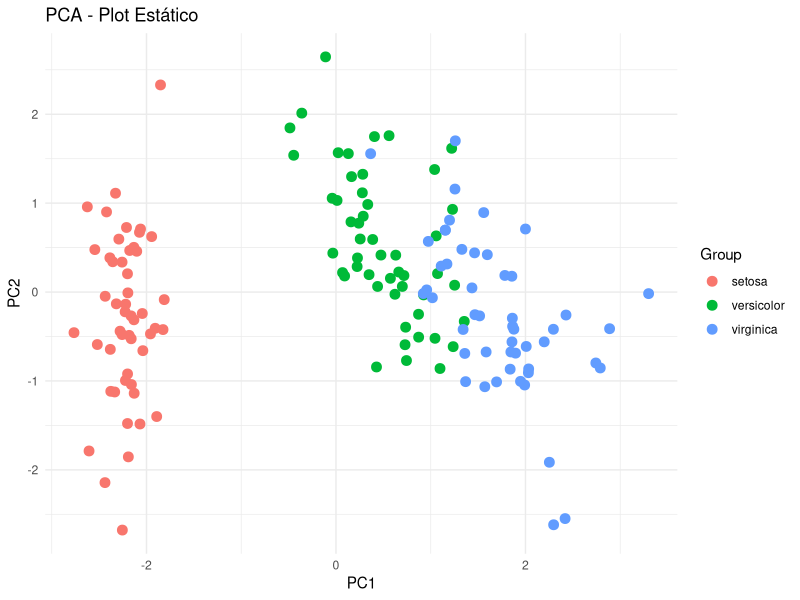

Recreate this plot in R.
library(ggplot2)
library(dplyr)

impute_missing <- function(data){
  data_imputed <- data
  for (i in 1:ncol(data)){
    if (is.numeric(data[[i]])){
      data_imputed[[i]][is.na(data_imputed[[i]])] <- mean(data_imputed[[i]], na.rm = TRUE)
    }
  }
  return(data_imputed)
}

run_pca_manual <- function(data, scale_data = TRUE) {
  data <- impute_missing(data)
  
  if (scale_data) data <- scale(data, scale = TRUE)
  
  cov_matrix <- cov(data)

  eigens <- eigen(cov_matrix, symmetric = TRUE)

  scores <- data %*% eigens$vectors
  
  return(list(eigenvalues = eigens$values, eigenvectors = eigens$vectors, scores = scores))
}

plot_pca_static <- function(scores, group_col = NULL) {
  pca_df <- data.frame(scores)
  colnames(pca_df) <- c("PC1", "PC2")
  
  if (!is.null(group_col)) pca_df$Group <- group_col
  
  ggplot(pca_df, aes(x = PC1, y = PC2, color = Group)) +
    geom_point(size = 3) +
    labs(title = "PCA - Plot Estático") +
    theme_minimal()
}

data(iris)

iris_data <- iris |>
  select(-Species)

pca_result <- run_pca_manual(iris_data, scale_data = TRUE)

plot_pca_static(pca_result$scores, group_col = iris$Species)

#Códigos não incluidos no relatório 

# 1. Variância explicada de cada PC
variancia_explicada <- pca_result$eigenvalues / sum(pca_result$eigenvalues) * 100
cat("Variância explicada:\nPC1:", variancia_explicada[1], "%\nPC2:", variancia_explicada[2], "%\n")

# 2. Autovetores (loadings)
cat("\nAutovetores:\n")
loadings <- data.frame(
  Variavel = colnames(iris_data),
  PC1 = round(pca_result$eigenvectors[,1], 3),
  PC2 = round(pca_result$eigenvectors[,2], 3)
)
print(loadings)

# 3. Primeiros scores (projeções)
cat("\nPrimeiras observações nos componentes:\n")
print(head(pca_result$scores[,1:2]))

# Função para plotar gráficos de PCA com diferentes combinações de componentes
plot_pca_components <- function(pca_scores, components = c(1, 2), group_col = NULL) {
  # Verifica se os componentes fornecidos estão dentro do intervalo de componentes disponíveis
  if (max(components) > ncol(pca_scores)) {
    stop("Componentes solicitados excedem o número de componentes disponíveis.")
  }
  
  # Extrai as colunas dos componentes especificados
  pca_data <- pca_scores[, components]
  
  # Cria o gráfico de dispersão
  plot(pca_data, col = group_col, pch = 19, 
       xlab = paste("PC", components[1]), ylab = paste("PC", components[2]),
       main = paste("Gráfico de PCA - Componentes", components[1], "vs", components[2]))
}
